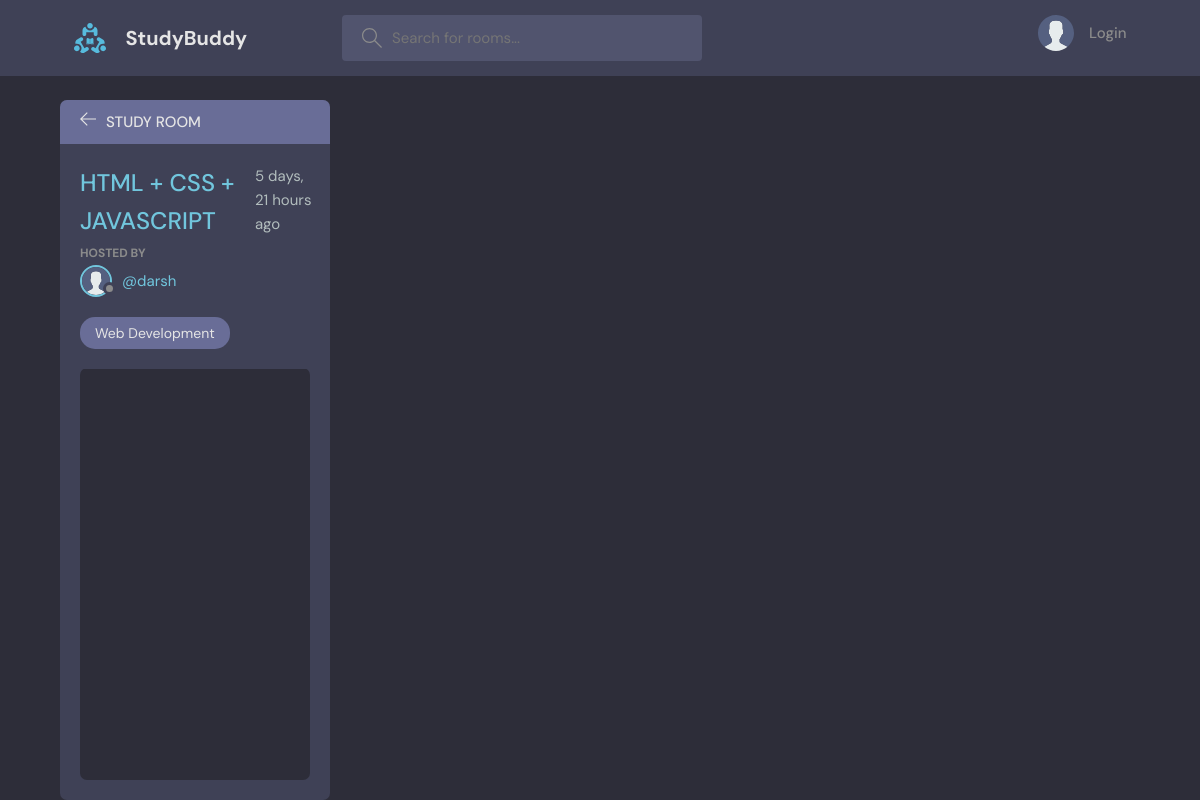
Page /room/10/ on the earlier database version.
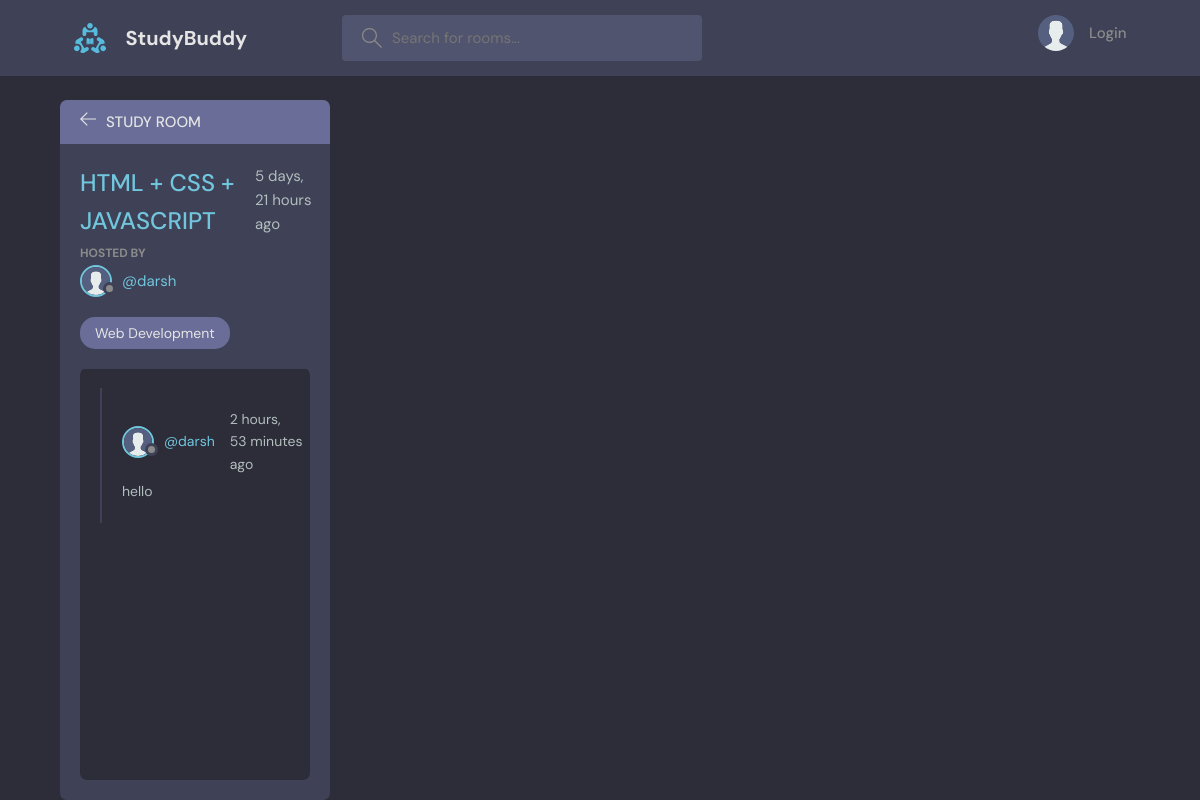
Same page on the later database version.
### base/models.py (models this page shows, shortened)
class Message(models.Model):
    user = models.ForeignKey(User , on_delete=models.CASCADE) #Where User is a class Imported from django.contrib line 2
    room =models.ForeignKey(Room, on_delete=models.CASCADE) #One to Many relation i.e one user can have multiple rooms.
    body = models.TextField()
    updated = models.DateTimeField(auto_now=True)
    created = models.DateTimeField(auto_now_add=True)
    class Meta:
        ordering = ['-updated', '-created']

### base/views.py (the view, shortened to what this page needs)
# urls.py: path('room/<str:pk>/', views.room , name= 'room'),
def room(request, pk):
    room = Room.objects.get(id=pk) #Returns the room of the specified id
    room_messages = room.message_set.all()#set of messages related to a particular room(Messages Class).
    participants = room.participants.all()
    context = {'room': room, 'room_messages':room_messages, 'participants': participants} #When the link is clicked the room associated with it is displayed on the window
    return render(request, "base/room.html", context) #Displays the templates on the browser window.

### base/models.py (called while the page is built)
    def __str__(self):
        return self.name

### base/templates/base/room.html (shortened to what this page needs)
{% extends 'main.html' %}
{% block content %}
{% load static %}
    <main class="profile-page layout layout--2">
      <div class="container">
        <div class="room">
          <div class="room__top">
            <div class="room__topLeft">
              <a href="{% url 'home' %}">
                <svg version="1.1" xmlns="http://www.w3.org/2000/svg" width="32" height="32" viewBox="0 0 32 32">
                  <title>arrow-left</title>
                  <path
                    d="M13.723 2.286l-13.723 13.714 13.719 13.714 1.616-1.611-10.96-10.96h27.625v-2.286h-27.625l10.965-10.965-1.616-1.607z"
                  ></path>
                </svg>
              </a>
              <h3>Study Room</h3>
            </div>
          </div>
          <div class="room__box scroll">
            <div class="room__header scroll">
              <div class="room__info">
                <h3>{{room.name}}</h3>
                <span>{{room.created|timesince}} ago</span>
              </div>
              <div class="room__hosted">
                <p>Hosted By</p>
                <a href="{% url 'user-profile' room.host.id %}" class="room__author">
                  <div class="avatar avatar--small">
                    <img src="{% static 'images/avatar.svg' %}" />
                  </div>
                  <span>@{{room.host.username}}</span>
                </a>
              </div>
              <span class="room__topics">{{room.topic}}</span>
            </div>
            <div class="room__conversation">
              <div class="threads scroll">
                {% for message in room_messages %}
                <div class="thread">
                  <div class="thread__top">
                    <div class="thread__author">
                      <a href="{% url 'user-profile' message.user.id %}" class="thread__authorInfo">
                        <div class="avatar avatar--small">
                          <img src="{% static 'images/avatar.svg' %}" />
                        </div>
                        <span>@{{message.user.username}}</span>
                      </a>
                      <span class="thread__date">{{message.created|timesince}} ago</span>
                    </div>
                  </div>
                  <div class="thread__details">
                   {{message.body}}
                  </div>
                </div>
                {% endfor %}
              </div>
            </div>
          </div>
      </div>
    </main>
{% endblock content %}

Differences in the rows shown:
added Message: user.username "darsh", created "2 hours, 53 minutes", body "hello"
